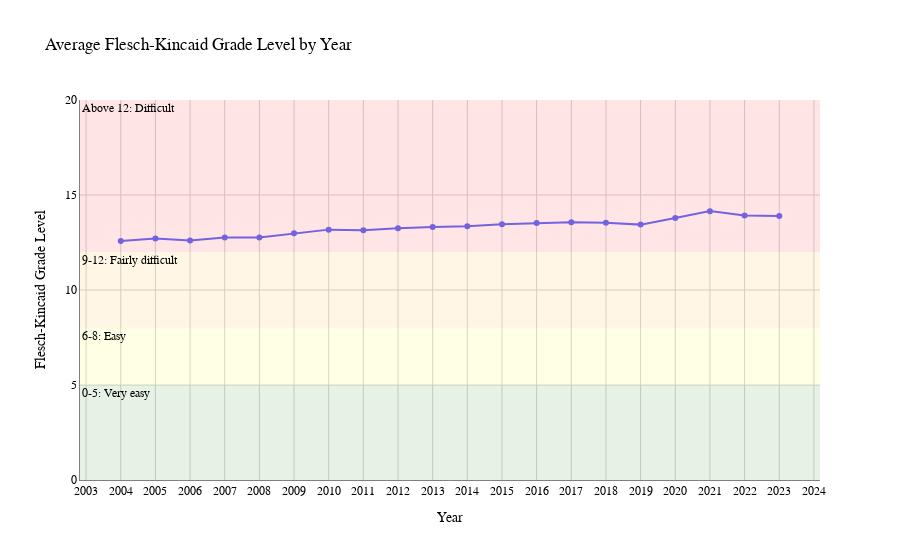
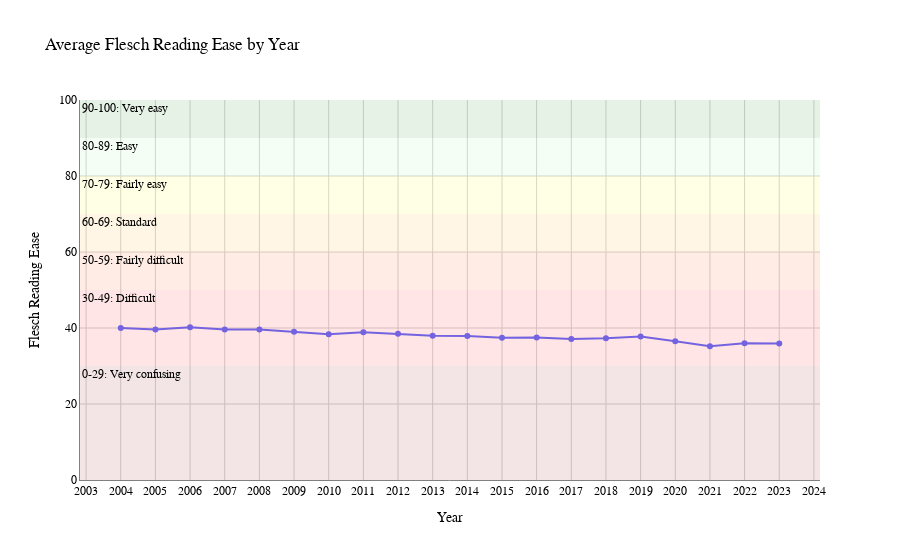

Notebook cell for these charts, in order:
### Markdown cell above
#### Readability Indexes - All Companies

### Code cell
# Plots - Readability indices
# Calculate average values per year
avg_flesch_kincaid_by_year = df.groupby('Year')['Flesch-Kincaid Grade Level'].mean().reset_index()
avg_flesch_reading_ease_by_year = df.groupby('Year')['Flesch Reading Ease'].mean().reset_index()
avg_gunning_fog_by_year = df.groupby('Year')['Gunning-Fog Index'].mean().reset_index()

# Flesch-Kincaid Grade Level plot by year
fig1 = px.line(avg_flesch_kincaid_by_year, x='Year', y='Flesch-Kincaid Grade Level', title='Average Flesch-Kincaid Grade Level by Year', markers=True)
fig1.update_layout(
    plot_bgcolor='white',
    hovermode='x unified',
    xaxis_title='Year',
    yaxis_title='Flesch-Kincaid Grade Level',
    xaxis=dict(showline=True, showgrid=True, tickmode='linear', tick0=df['Year'].min(), dtick=1, linecolor='gray', gridcolor='lightgray'),
    yaxis=dict(showline=True, showgrid=True, linecolor='gray', gridcolor='lightgray'),
    font=dict(family="Arial, sans-serif", size=12, color="black")
)
fig1.add_hrect(y0=0, y1=5, fillcolor="green", opacity=0.1, line_width=0, annotation_text="0-5: Very easy", annotation_position="inside top left")
fig1.add_hrect(y0=5, y1=8, fillcolor="yellow", opacity=0.1, line_width=0, annotation_text="6-8: Easy", annotation_position="inside top left")
fig1.add_hrect(y0=8, y1=12, fillcolor="orange", opacity=0.1, line_width=0, annotation_text="9-12: Fairly difficult", annotation_position="inside top left")
fig1.add_hrect(y0=12, y1=20, fillcolor="red", opacity=0.1, line_width=0, annotation_text="Above 12: Difficult", annotation_position="inside top left")

# Flesch Reading Ease plot by year
fig2 = px.line(avg_flesch_reading_ease_by_year, x='Year', y='Flesch Reading Ease', title='Average Flesch Reading Ease by Year', markers=True)
fig2.update_layout(
    plot_bgcolor='white',
    hovermode='x unified',
    xaxis_title='Year',
    yaxis_title='Flesch Reading Ease',
    xaxis=dict(showline=True, showgrid=True, tickmode='linear', tick0=df['Year'].min(), dtick=1, linecolor='gray', gridcolor='lightgray'),
    yaxis=dict(showline=True, showgrid=True, linecolor='gray', gridcolor='lightgray'),
    font=dict(family="Arial, sans-serif", size=12, color="black")
)
fig2.add_hrect(y0=90, y1=100, fillcolor="green", opacity=0.1, line_width=0, annotation_text="90-100: Very easy", annotation_position="inside top left")
fig2.add_hrect(y0=80, y1=90, fillcolor="lightgreen", opacity=0.1, line_width=0, annotation_text="80-89: Easy", annotation_position="inside top left")
fig2.add_hrect(y0=70, y1=80, fillcolor="yellow", opacity=0.1, line_width=0, annotation_text="70-79: Fairly easy", annotation_position="inside top left")
fig2.add_hrect(y0=60, y1=70, fillcolor="orange", opacity=0.1, line_width=0, annotation_text="60-69: Standard", annotation_position="inside top left")
fig2.add_hrect(y0=50, y1=60, fillcolor="orangered", opacity=0.1, line_width=0, annotation_text="50-59: Fairly difficult", annotation_position="inside top left")
fig2.add_hrect(y0=30, y1=50, fillcolor="red", opacity=0.1, line_width=0, annotation_text="30-49: Difficult", annotation_position="inside top left")
fig2.add_hrect(y0=0, y1=30, fillcolor="darkred", opacity=0.1, line_width=0, annotation_text="0-29: Very confusing", annotation_position="inside top left")

# Gunning Fog Index plot by year
fig3 = px.line(avg_gunning_fog_by_year, x='Year', y='Gunning-Fog Index', title='Average Gunning-Fog Index by Year', markers=True)
fig3.update_layout(
    plot_bgcolor='white',
    hovermode='x unified',
    xaxis_title='Year',
    yaxis_title='Gunning-Fog Index',
    xaxis=dict(showline=True, showgrid=True, tickmode='linear', tick0=df['Year'].min(), dtick=1, linecolor='gray', gridcolor='lightgray'),
    yaxis=dict(showline=True, showgrid=True, linecolor='gray', gridcolor='lightgray'),
    font=dict(family="Arial, sans-serif", size=12, color="black")
)
fig3.add_hrect(y0=0, y1=6, fillcolor="green", opacity=0.1, line_width=0, annotation_text="6: Readable for 6th grade", annotation_position="inside top left")
fig3.add_hrect(y0=6, y1=8, fillcolor="lightgreen", opacity=0.1, line_width=0, annotation_text="7-8: 7th to 8th grade", annotation_position="inside top left")
fig3.add_hrect(y0=8, y1=10, fillcolor="yellow", opacity=0.1, line_width=0, annotation_text="9-10: High school level", annotation_position="inside top left")
fig3.add_hrect(y0=10, y1=12, fillcolor="orange", opacity=0.1, line_width=0, annotation_text="11-12: College level", annotation_position="inside top left")
fig3.add_hrect(y0=12, y1=16, fillcolor="red", opacity=0.1, line_width=0, annotation_text="13-16: College graduate level", annotation_position="inside top left")
fig3.add_hrect(y0=16, y1=30, fillcolor="darkred", opacity=0.1, line_width=0, annotation_text="17+: Postgraduate level", annotation_position="inside top left")

# Save the plots as HTML
fig1.write_html('avg_flesch_kincaid_by_year.html')
fig2.write_html('avg_flesch_reading_ease_by_year.html')
fig3.write_html('avg_gunning_fog_by_year.html')

fig1.show()
fig2.show()
fig3.show()

### Figure 1 — Plotly figure (JSON) as saved in the notebook; plotly's stock layout.template omitted (floating-point values rounded to 4 significant figures)
{"data": [{"hovertemplate": "Year=%{x}<br>Flesch-Kincaid Grade Level=%{y}<extra></extra>", "legendgroup": "", "line": {"color": "#636efa", "dash": "solid"}, "marker": {"symbol": "circle"}, "mode": "markers+lines", "name": "", "orientation": "v", "showlegend": false, "type": "scatter", "x": [2004, 2005, 2006, 2007, 2008, 2009, 2010, 2011, 2012, 2013, 2014, 2015, 2016, 2017, 2018, 2019, 2020, 2021, 2022, 2023], "xaxis": "x", "y": [12.58, 12.71, 12.61, 12.77, 12.77, 12.99, 13.18, 13.14, 13.25, 13.31, 13.36, 13.46, 13.52, 13.56, 13.54, 13.44, 13.79, 14.15, 13.92, 13.9], "yaxis": "y"}], "layout": {"annotations": [{"showarrow": false, "text": "0-5: Very easy", "x": 0, "xanchor": "left", "xref": "x domain", "y": 5, "yanchor": "top", "yref": "y"}, {"showarrow": false, "text": "6-8: Easy", "x": 0, "xanchor": "left", "xref": "x domain", "y": 8, "yanchor": "top", "yref": "y"}, {"showarrow": false, "text": "9-12: Fairly difficult", "x": 0, "xanchor": "left", "xref": "x domain", "y": 12, "yanchor": "top", "yref": "y"}, {"showarrow": false, "text": "Above 12: Difficult", "x": 0, "xanchor": "left", "xref": "x domain", "y": 20, "yanchor": "top", "yref": "y"}], "font": {"color": "black", "family": "Arial, sans-serif", "size": 12}, "hovermode": "x unified", "legend": {"tracegroupgap": 0}, "plot_bgcolor": "white", "shapes": [{"fillcolor": "green", "line": {"width": 0}, "opacity": 0.1, "type": "rect", "x0": 0, "x1": 1, "xref": "x domain", "y0": 0, "y1": 5, "yref": "y"}, {"fillcolor": "yellow", "line": {"width": 0}, "opacity": 0.1, "type": "rect", "x0": 0, "x1": 1, "xref": "x domain", "y0": 5, "y1": 8, "yref": "y"}, {"fillcolor": "orange", "line": {"width": 0}, "opacity": 0.1, "type": "rect", "x0": 0, "x1": 1, "xref": "x domain", "y0": 8, "y1": 12, "yref": "y"}, {"fillcolor": "red", "line": {"width": 0}, "opacity": 0.1, "type": "rect", "x0": 0, "x1": 1, "xref": "x domain", "y0": 12, "y1": 20, "yref": "y"}], "title": {"text": "Average Flesch-Kincaid Grade Level by Year"}, "xaxis": {"anchor": "y", "domain": [0, 1], "dtick": 1, "gridcolor": "lightgray", "linecolor": "gray", "showgrid": true, "showline": true, "tick0": 2004, "tickmode": "linear", "title": {"text": "Year"}}, "yaxis": {"anchor": "x", "domain": [0, 1], "gridcolor": "lightgray", "linecolor": "gray", "showgrid": true, "showline": true, "title": {"text": "Flesch-Kincaid Grade Level"}}}}

### Figure 2 — Plotly figure (JSON) as saved in the notebook; plotly's stock layout.template omitted (floating-point values rounded to 4 significant figures)
{"data": [{"hovertemplate": "Year=%{x}<br>Flesch Reading Ease=%{y}<extra></extra>", "legendgroup": "", "line": {"color": "#636efa", "dash": "solid"}, "marker": {"symbol": "circle"}, "mode": "markers+lines", "name": "", "orientation": "v", "showlegend": false, "type": "scatter", "x": [2004, 2005, 2006, 2007, 2008, 2009, 2010, 2011, 2012, 2013, 2014, 2015, 2016, 2017, 2018, 2019, 2020, 2021, 2022, 2023], "xaxis": "x", "y": [39.98, 39.59, 40.18, 39.59, 39.62, 38.98, 38.36, 38.87, 38.5, 37.99, 37.93, 37.44, 37.48, 37.11, 37.28, 37.74, 36.52, 35.2, 36.0, 35.93], "yaxis": "y"}], "layout": {"annotations": [{"showarrow": false, "text": "90-100: Very easy", "x": 0, "xanchor": "left", "xref": "x domain", "y": 100, "yanchor": "top", "yref": "y"}, {"showarrow": false, "text": "80-89: Easy", "x": 0, "xanchor": "left", "xref": "x domain", "y": 90, "yanchor": "top", "yref": "y"}, {"showarrow": false, "text": "70-79: Fairly easy", "x": 0, "xanchor": "left", "xref": "x domain", "y": 80, "yanchor": "top", "yref": "y"}, {"showarrow": false, "text": "60-69: Standard", "x": 0, "xanchor": "left", "xref": "x domain", "y": 70, "yanchor": "top", "yref": "y"}, {"showarrow": false, "text": "50-59: Fairly difficult", "x": 0, "xanchor": "left", "xref": "x domain", "y": 60, "yanchor": "top", "yref": "y"}, {"showarrow": false, "text": "30-49: Difficult", "x": 0, "xanchor": "left", "xref": "x domain", "y": 50, "yanchor": "top", "yref": "y"}, {"showarrow": false, "text": "0-29: Very confusing", "x": 0, "xanchor": "left", "xref": "x domain", "y": 30, "yanchor": "top", "yref": "y"}], "font": {"color": "black", "family": "Arial, sans-serif", "size": 12}, "hovermode": "x unified", "legend": {"tracegroupgap": 0}, "plot_bgcolor": "white", "shapes": [{"fillcolor": "green", "line": {"width": 0}, "opacity": 0.1, "type": "rect", "x0": 0, "x1": 1, "xref": "x domain", "y0": 90, "y1": 100, "yref": "y"}, {"fillcolor": "lightgreen", "line": {"width": 0}, "opacity": 0.1, "type": "rect", "x0": 0, "x1": 1, "xref": "x domain", "y0": 80, "y1": 90, "yref": "y"}, {"fillcolor": "yellow", "line": {"width": 0}, "opacity": 0.1, "type": "rect", "x0": 0, "x1": 1, "xref": "x domain", "y0": 70, "y1": 80, "yref": "y"}, {"fillcolor": "orange", "line": {"width": 0}, "opacity": 0.1, "type": "rect", "x0": 0, "x1": 1, "xref": "x domain", "y0": 60, "y1": 70, "yref": "y"}, {"fillcolor": "orangered", "line": {"width": 0}, "opacity": 0.1, "type": "rect", "x0": 0, "x1": 1, "xref": "x domain", "y0": 50, "y1": 60, "yref": "y"}, {"fillcolor": "red", "line": {"width": 0}, "opacity": 0.1, "type": "rect", "x0": 0, "x1": 1, "xref": "x domain", "y0": 30, "y1": 50, "yref": "y"}, {"fillcolor": "darkred", "line": {"width": 0}, "opacity": 0.1, "type": "rect", "x0": 0, "x1": 1, "xref": "x domain", "y0": 0, "y1": 30, "yref": "y"}], "title": {"text": "Average Flesch Reading Ease by Year"}, "xaxis": {"anchor": "y", "domain": [0, 1], "dtick": 1, "gridcolor": "lightgray", "linecolor": "gray", "showgrid": true, "showline": true, "tick0": 2004, "tickmode": "linear", "title": {"text": "Year"}}, "yaxis": {"anchor": "x", "domain": [0, 1], "gridcolor": "lightgray", "linecolor": "gray", "showgrid": true, "showline": true, "title": {"text": "Flesch Reading Ease"}}}}
